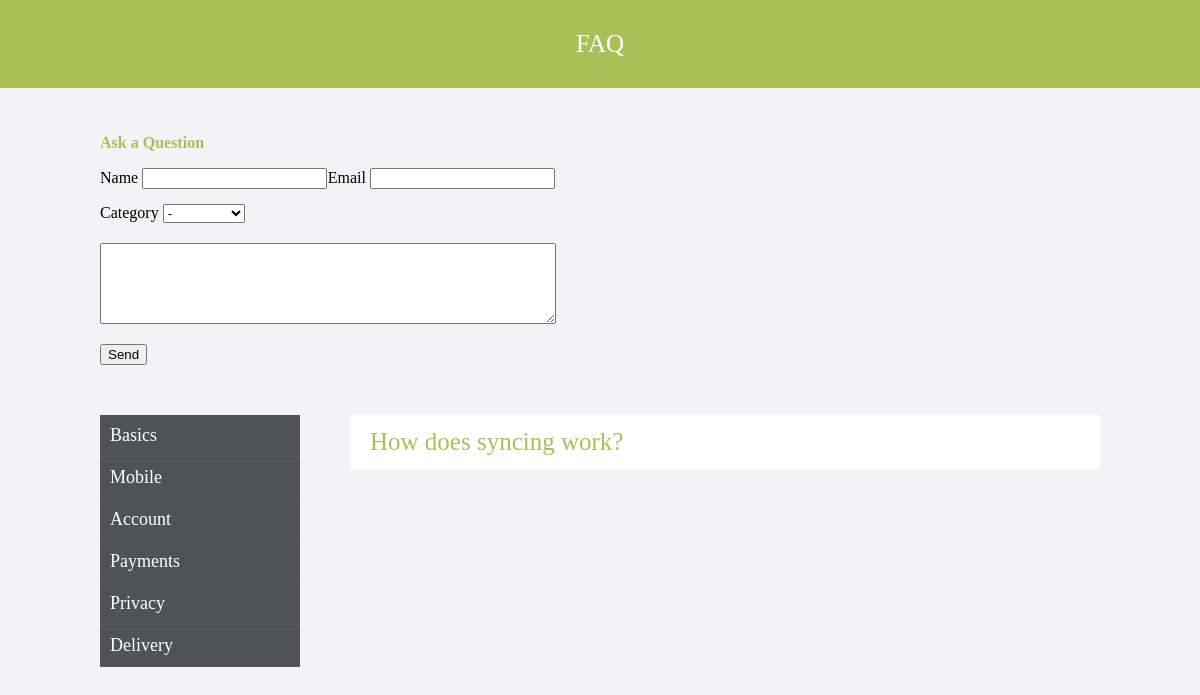
The page /?list=2 on the database its author committed.
### tables this page shows
CREATE TABLE `category` (
  `id` int(11) NOT NULL,
  `name` varchar(255) NOT NULL
);

CREATE TABLE `question` (
  `id` int(11) NOT NULL,
  `name` varchar(255) NOT NULL,
  `list_id` int(11) NOT NULL,
  `user_name` varchar(255) NOT NULL,
  `data` datetime NOT NULL,
  `status` int(11) NOT NULL DEFAULT '0',
  `answer` text,
  `user_email` varchar(255) NOT NULL
);

### index.php (called while the page is built, shortened)
<?php
include 'upload/router/router.php';

### model/Faq.php (called while the page is built, shortened)
<?php
class Faq {
	private $db = null;
	public function __construct ($db) {
		$this->db = $db;
	}
	public function getCategory() {
		$allCategory = 'SELECT id, name FROM category';
		$result = $this->db->query($allCategory);
		$result->setFetchMode(\PDO::FETCH_ASSOC);
		return $result->fetchAll();
	}
	public function getFaq($list = null) {
		if(!$list) {
			$allFaq = 'SELECT * FROM question';
		}
		else {
			$allFaq = 'SELECT * FROM question WHERE list_id =' .$list;
		}
		$resultFaq = $this->db->query($allFaq);
		$resultFaq->setFetchMode(\PDO::FETCH_ASSOC);
		return $resultFaq->fetchAll();
	}
}

### template/faq/index.php (the view, shortened to what this page needs)
<!DOCTYPE html>
<html>
	<head>
		 <link rel="stylesheet" href="style.css">
	</head>
	<body>
		<header>
			<p class="header">FAQ</p>
		</header>
		<div class="new-question">
			<p>Ask a Question</p>
			<form method="POST">
				<div class="user clearfix">
					<p>
						<label for="name">Name</label>
						<input type="text" id="name" name="name">
					</p>
					<p>
						<label for="emil">Email</label>
						<input type="text" id="email" name="email">
					</p>
					<br>
					<br>
					<p>
					Category <select name="category">
							<option value="null">-</option>
						</select>
					</p>
				</div>
				<textarea rows="5" name="text"></textarea>
				 <p><input type="submit" name="addQuestion" value="Send"></p>
			</form>
		</div>
		<section>
			<div class="content clearfix">
				<div class="category">
					<ul>
						<?php
							foreach($list as $name):?>
								<li><a href="?list=<?php echo $name['id']?>"><?php echo $name['name']?></a></li>
						<?php endforeach;?>
					</ul>
				</div>
				<div class="questions">
					<ul class="mainMenu">
						<?php
							foreach($faq as $key) {
								if(!empty($key['answer']) && $key['status'] == 1): ?>
									<li class="item ">
										<div class="item_title"><?php echo $key['name']?>
											<span></span>
										</div>
									</li>
						<?php endif; }?>
					  </ul>
				</div>
			</div>
		</section>
	</body>
<html>

### style.css (style rules this page uses)
html, body, ul { padding: 0; margin: 0; }
body { background: #F3F3F5; }
ul, li { list-style: none; }
a { text-decoration: none; }
.clearfix:after { visibility: hidden; display: block; font-size: 0; content: " "; clear: both; height: 0; }
header { padding-left: 10px; padding-right: 10px; padding-top: 30px; padding-bottom: 30px; background: #A9C056; color: white; text-transform: uppercase; text-align: center; font-size: 25px; }
.header { max-width: 1000px; margin: 0 auto; }
.new-question { max-width: 1000px; margin: 0 auto; padding-top: 30px; padding-left: 10px; padding-right: 10px; }
.user { width: 455px; }
.user p { margin: 0; }
.user p:nth-child(1) { float: left; }
.user p:nth-child(2) { float: right; }
textarea { margin-top: 20px; width: 450px; }
.new-question > p { color: #A9C056; font-weight: bold; }
section { margin-top: 50px; padding-left: 10px; padding-right: 10px; }
.content { max-width: 1000px; margin: 0 auto; }
.category { background: #4E5359; width: 20%; float: left; }
.category li { display: block; padding: 10px; border-bottom: 1px solid #555B61; }
.category a { color: white; display: block; }
.questions { width: 75%; float: right; }
ul { font-size: 18px; }
.item { margin-bottom: 10px; }
.item_title { position: relative; z-index:2; font-size: 25px; }
.item_title span { display: inline-block; position: absolute; top:19px; right:20px; width: 25px; height: 25px; background: url('arrov2.png') no-repeat; }
.item .item_title { background: white; color: #A9C056; }
.item_title, .submenu { padding: 13px 20px; }

### rows shown on the page
category: name "Basics"
category: name "Mobile"
category: name "Account"
category: name "Payments"
category: name "Privacy"
category: name "Delivery"
question: name "How does syncing work?", status 1 (drawn)
